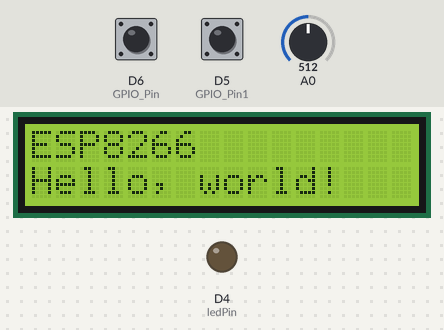
The sketch below on a simulated ESP8266 (NodeMCU). Shown: 16×2 character LCD, output pins drawn as LEDs (lit = HIGH). The inputs (shaded band) are chosen by the test bench; at power-on: D6 (GPIO_Pin) HIGH, A0 = 512, D5 (GPIO_Pin1) HIGH. WiFi joins after 1.5 s; servers stay silent unless stated; what the sketch prints to the serial monitor is not drawn.

Above: at 2.7 s.
2.8 s: D6 (GPIO_Pin) pulled LOW for 0.15 s
At 3.7 s:
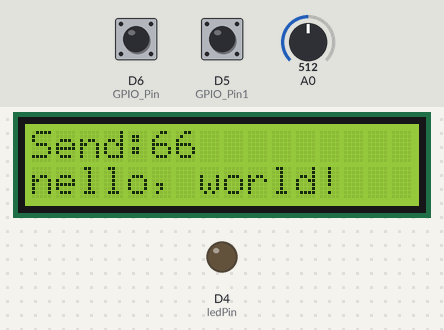
4.4 s: A0 set to 490
5.9 s: D5 (GPIO_Pin1) pulled LOW for 0.15 s
At 7.0 s:
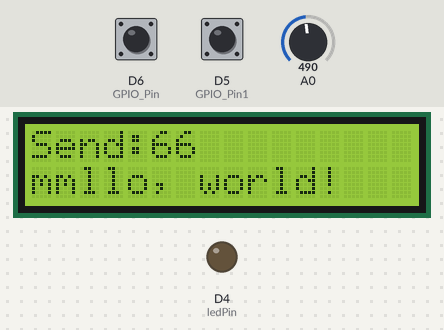
7.5 s: A0 set to 510
9.0 s: D5 (GPIO_Pin1) pulled LOW for 1 s
At 9.4 s:
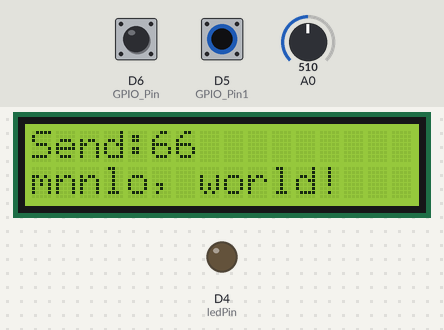
11.5 s: D5 (GPIO_Pin1) pulled LOW for 0.15 s
At 12.5 s:
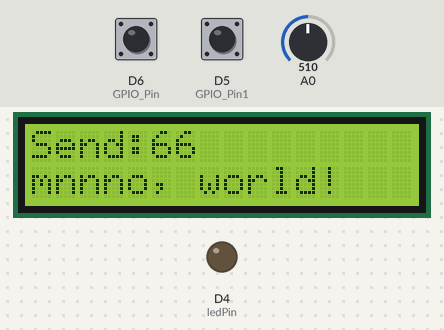
Timing chart, 0 to 14.1 s (numbered marks = the images above; inputs shaded):
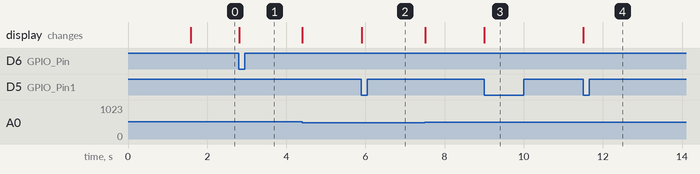

Measured:
- after the input at 2.8 s, the display: changes at once (image 1)
- after the input at 5.9 s, the display: changes at once (image 2)
- after the input at 9.0 s, the display: changes at once (image 3)
- after the input at 11.5 s, the display: changes at once (image 4)

The sketch:

texting_server.ino
```cpp
#include <LiquidCrystal_I2C.h>

LiquidCrystal_I2C lcd(0x3F, 16, 2);
#include <ESP8266WiFi.h>

byte ledPin = D4;
char ssid[] = "AndroidAP";               // SSID of your home WiFi
char pass[] = "diehard1";               // password of your home WiFi
WiFiServer server(80);

IPAddress ip(192, 168, 43, 80);            // IP address of the server
IPAddress gateway(192,168,43,1);           // gateway of your network
IPAddress subnet(255,255,255,0);          // subnet mask of your network

volatile long timE, timE1;
uint8_t GPIO_Pin = D6;
uint8_t GPIO_Pin1 = D5;
volatile bool f, f1;
volatile byte p2;
String text = "                 ";
volatile char l;

void setup() {
  Serial.begin(9600);                   // only for debug
  pinMode(GPIO_Pin, INPUT_PULLUP);
 attachInterrupt(digitalPinToInterrupt(GPIO_Pin), StartKey, FALLING);
 pinMode(GPIO_Pin1, INPUT_PULLUP);
 attachInterrupt(digitalPinToInterrupt(GPIO_Pin1), Next, FALLING);
  WiFi.config(ip, gateway, subnet);       // forces to use the fix IP
  WiFi.begin(ssid, pass);                 // connects to the WiFi router
  while (WiFi.status() != WL_CONNECTED) {
    Serial.print(".");
    delay(500);
  }
  server.begin();                         // starts the server
  pinMode(ledPin, OUTPUT);
   lcd.begin();
 lcd.backlight();
 lcd.setCursor(0, 0);
 lcd.print("ESP8266");
 lcd.setCursor(0, 1);
 lcd.print("Hello, world!");
}

void loop () {
  if(!f){
    WiFiClient client = server.available();
    if (client) {
      if (client.connected()) {
        digitalWrite(ledPin, LOW);  // to show the communication only (inverted logic)
        Serial.println(".");
        String request = client.readStringUntil('\r');    // receives the message from the client
        lcd.setCursor(0,0);
        lcd.print("From client: ");
        lcd.setCursor(0, 1);
        lcd.print(request);
        client.flush();
        f1 = 1;
        text.setCharAt(17, '\r');
        client.println(text); // sends the answer to the client
        digitalWrite(ledPin, HIGH);
        delay(2000);
        lcd.clear();
      }
      client.stop();                // terminates the connection with the client
    }
  }
  else{
    if(f1){
      lcd.clear();
      //text = "";
      f1 = 0;
    }
    lcd.setCursor(0, 0);
    lcd.print("Send:");
    lcd.setCursor(p2, 1);
    l = map(analogRead(A0), 0, 1020, 97, 122);
    lcd.print(l);
    text.setCharAt(p2, l);
  }
}

void StartKey(){
  if(millis()-timE > 500){
    f = !f;
  }
  timE = millis();
}

void Next(){
  if(millis()-timE1 > 500){
    //text[p2] = l;
    p2++;
  }
  timE1 = millis();
}
```
